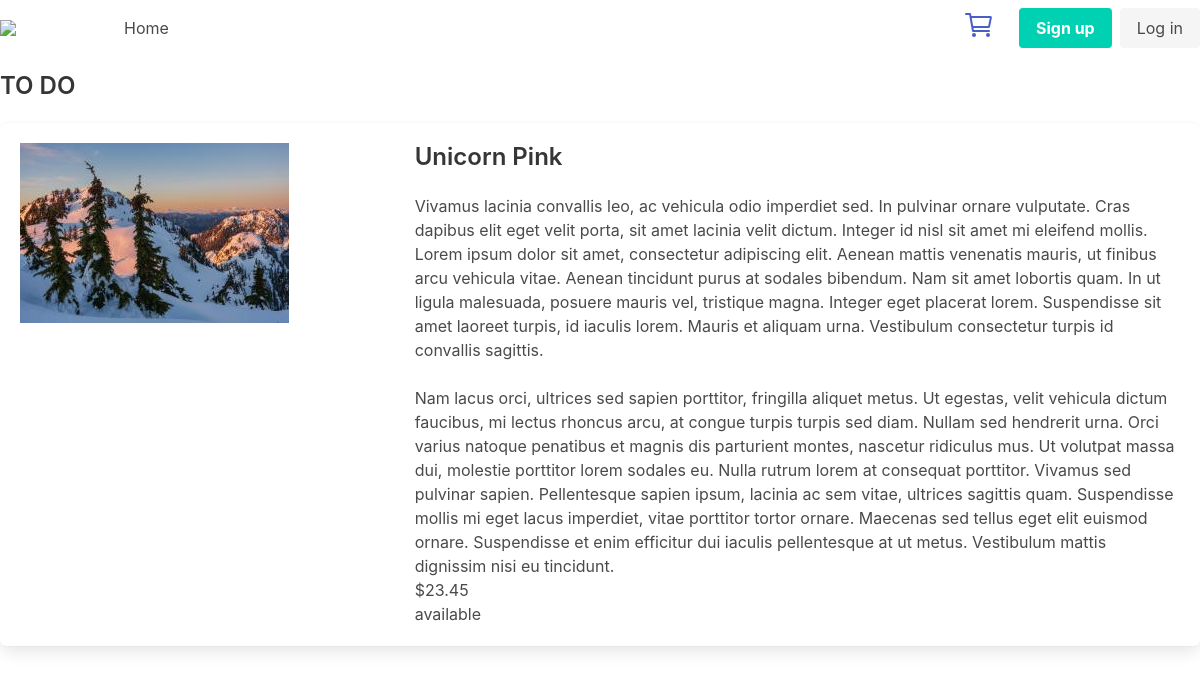
/product.php?id=2, run on the app's committed database.
### tables this page shows
CREATE TABLE IF NOT EXISTS `product` (
  `id` int unsigned NOT NULL AUTO_INCREMENT,
  `name` varchar(50) NOT NULL,
  `price` decimal(12,2) NOT NULL,
  `category_id` int unsigned NOT NULL,
  `is_promo` tinyint unsigned NOT NULL DEFAULT '1',
  `availability` enum('available','out_of_stock','expected') NOT NULL DEFAULT 'available',
  `picture` varchar(50) NOT NULL,
  `description` text,
  PRIMARY KEY (`id`)
);

### functions.inc.php (called while the page is built, shortened)
<?php
$product_pictures_path = 'emag/pictures';

### product.php (the view, shortened to what this page needs)
<?php
require_once('functions.inc.php');
$id = isset($_GET['id']) ? (int)$_GET['id'] : 0;
require_once('header.inc.php');
?>
<h1 class="title is-4">TO DO</h1>
<div class="columns">
    <div class="column">
<?php
$query = "SELECT * FROM product WHERE id = $id";
$result = mysqli_query($conn, $query);
while ($row = mysqli_fetch_array($result)) {
?>
<div class="box">
  <div class="columns">
    <div class="column is-one-third">
    <?php
      echo $row['picture'] != '' ? '<a href=""><img src="/' . $product_pictures_path . '/' . $row['picture'] . '"></a>': '';
     ?>
    </div>
    <div class="column">
      <h2 class="title is-4"><?php echo  htmlentities($row['name']) ?></h2>
      <div><?php echo nl2br(htmlentities($row['description'])) ?></div>
      <div><?php echo  sprintf('$%01.2f', $row['price']) ?></div>
      <div><?php echo  $row['availability'] ?></div>
    </div>
  </div>
</div>
<?php
}
?>
    </div>
</div>
<?php
require_once('footer.inc.php');
?>

### data on the page
product: picture (picture), name "Unicorn Pink", description "Vivamus lacinia convallis leo, ac vehicula odio imperdiet sed. In pulvinar ornare vulputate. Cras dapibus elit eget velit porta, sit amet lacinia velit dictum. Integer id nisl sit amet mi eleifend mollis. Lorem ipsum dolor sit amet, consectetur adipiscing elit. Aenean mattis venenatis mauris, ut finibus arcu vehicula vitae. Aenean tincidunt purus at sodales bibendum. Nam sit amet lobortis quam. In ut ligula malesuada, posuere mauris vel, tristique magna. Integer eget placerat lorem. Suspendisse sit amet laoreet turpis, id iaculis lorem. Mauris et aliquam urna. Vestibulum consectetur turpis id convallis sagittis. Nam lacus orci, ultrices sed sapien porttitor, fringilla aliquet metus. Ut…", price "23.45", availability "available"
